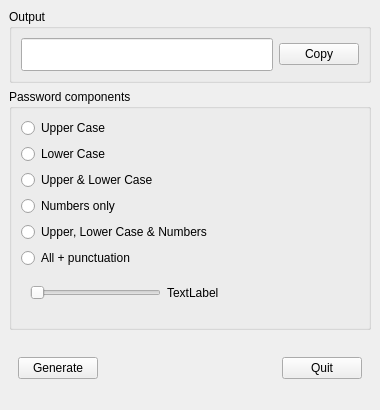
<?xml version="1.0" encoding="UTF-8"?>
<ui version="4.0">
 <class>MainWindow</class>
 <widget class="QMainWindow" name="MainWindow">
  <property name="geometry">
   <rect>
    <x>0</x>
    <y>0</y>
    <width>380</width>
    <height>410</height>
   </rect>
  </property>
  <property name="sizePolicy">
   <sizepolicy hsizetype="Fixed" vsizetype="Fixed">
    <horstretch>0</horstretch>
    <verstretch>0</verstretch>
   </sizepolicy>
  </property>
  <property name="minimumSize">
   <size>
    <width>380</width>
    <height>410</height>
   </size>
  </property>
  <property name="maximumSize">
   <size>
    <width>380</width>
    <height>410</height>
   </size>
  </property>
  <property name="windowTitle">
   <string>Password Generator</string>
  </property>
  <property name="windowIcon">
   <iconset>
    <normaloff>../ZZ to Work 52/icons/magnifier-history.png</normaloff>../ZZ to Work 52/icons/magnifier-history.png</iconset>
  </property>
  <widget class="QWidget" name="centralwidget">
   <layout class="QVBoxLayout" name="verticalLayout_2">
    <item>
     <widget class="QGroupBox" name="groupBox">
      <property name="title">
       <string>Output</string>
      </property>
      <layout class="QHBoxLayout" name="horizontalLayout">
       <item>
        <widget class="QLineEdit" name="password_text">
         <property name="font">
          <font>
           <pointsize>16</pointsize>
          </font>
         </property>
        </widget>
       </item>
       <item>
        <widget class="QPushButton" name="copy_button">
         <property name="toolTip">
          <string>Copy to clipboard</string>
         </property>
         <property name="text">
          <string>Copy</string>
         </property>
        </widget>
       </item>
      </layout>
     </widget>
    </item>
    <item>
     <widget class="QGroupBox" name="groupBox_2">
      <property name="title">
       <string>Password components</string>
      </property>
      <layout class="QVBoxLayout" name="verticalLayout">
       <item>
        <widget class="QRadioButton" name="radioButton1">
         <property name="toolTip">
          <string>Upper Case letters only</string>
         </property>
         <property name="text">
          <string>Upper Case</string>
         </property>
        </widget>
       </item>
       <item>
        <widget class="QRadioButton" name="radioButton2">
         <property name="toolTip">
          <string>Lower Case letters only</string>
         </property>
         <property name="text">
          <string>Lower Case</string>
         </property>
        </widget>
       </item>
       <item>
        <widget class="QRadioButton" name="radioButton3">
         <property name="toolTip">
          <string>Mix of Upper and Lower Case letters</string>
         </property>
         <property name="text">
          <string>Upper &amp;&amp; Lower Case</string>
         </property>
        </widget>
       </item>
       <item>
        <widget class="QRadioButton" name="radioButton4">
         <property name="toolTip">
          <string>Numbers only</string>
         </property>
         <property name="text">
          <string>Numbers only</string>
         </property>
        </widget>
       </item>
       <item>
        <widget class="QRadioButton" name="radioButton5">
         <property name="sizePolicy">
          <sizepolicy hsizetype="Minimum" vsizetype="Maximum">
           <horstretch>0</horstretch>
           <verstretch>0</verstretch>
          </sizepolicy>
         </property>
         <property name="toolTip">
          <string>Upper, Lower Case + Numbers</string>
         </property>
         <property name="text">
          <string>Upper, Lower Case &amp;&amp; Numbers</string>
         </property>
        </widget>
       </item>
       <item>
        <widget class="QRadioButton" name="radioButton6">
         <property name="toolTip">
          <string>All of the above + Punctuation</string>
         </property>
         <property name="text">
          <string>All + punctuation</string>
         </property>
        </widget>
       </item>
       <item>
        <widget class="QFrame" name="frame_3">
         <property name="frameShape">
          <enum>QFrame::NoFrame</enum>
         </property>
         <property name="frameShadow">
          <enum>QFrame::Raised</enum>
         </property>
         <layout class="QHBoxLayout" name="horizontalLayout_3">
          <item>
           <widget class="QSlider" name="length_slider">
            <property name="toolTip">
             <string>Slide to change password length</string>
            </property>
            <property name="orientation">
             <enum>Qt::Horizontal</enum>
            </property>
           </widget>
          </item>
          <item>
           <widget class="QLabel" name="slider_display">
            <property name="text">
             <string>TextLabel</string>
            </property>
           </widget>
          </item>
          <item>
           <spacer name="horizontalSpacer_2">
            <property name="orientation">
             <enum>Qt::Horizontal</enum>
            </property>
            <property name="sizeHint" stdset="0">
             <size>
              <width>40</width>
              <height>20</height>
             </size>
            </property>
           </spacer>
          </item>
         </layout>
        </widget>
       </item>
       <item>
        <widget class="QFrame" name="frame_2">
         <property name="frameShape">
          <enum>QFrame::StyledPanel</enum>
         </property>
         <property name="frameShadow">
          <enum>QFrame::Raised</enum>
         </property>
        </widget>
       </item>
      </layout>
     </widget>
    </item>
    <item>
     <widget class="QFrame" name="frame">
      <property name="frameShape">
       <enum>QFrame::NoFrame</enum>
      </property>
      <property name="frameShadow">
       <enum>QFrame::Plain</enum>
      </property>
      <layout class="QHBoxLayout" name="horizontalLayout_2">
       <item>
        <widget class="QPushButton" name="gen_button">
         <property name="toolTip">
          <string>Generate new password</string>
         </property>
         <property name="text">
          <string>Generate</string>
         </property>
        </widget>
       </item>
       <item>
        <spacer name="horizontalSpacer">
         <property name="orientation">
          <enum>Qt::Horizontal</enum>
         </property>
         <property name="sizeHint" stdset="0">
          <size>
           <width>40</width>
           <height>20</height>
          </size>
         </property>
        </spacer>
       </item>
       <item>
        <widget class="QPushButton" name="quit_button">
         <property name="toolTip">
          <string>Quit this application</string>
         </property>
         <property name="text">
          <string>Quit</string>
         </property>
        </widget>
       </item>
      </layout>
     </widget>
    </item>
   </layout>
  </widget>
 </widget>
 <resources/>
 <connections/>
</ui>
